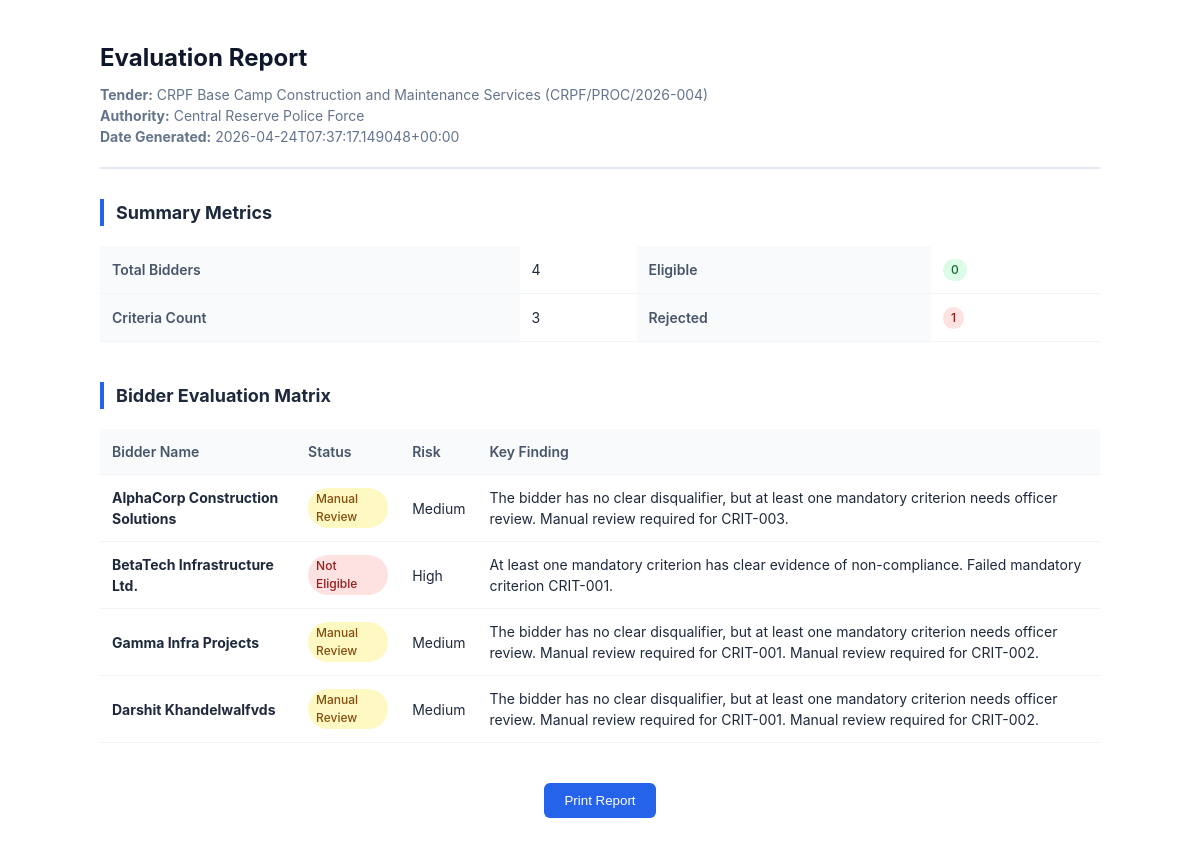
/reports/tender_778d9e0429, run on an earlier commit of the app's database.
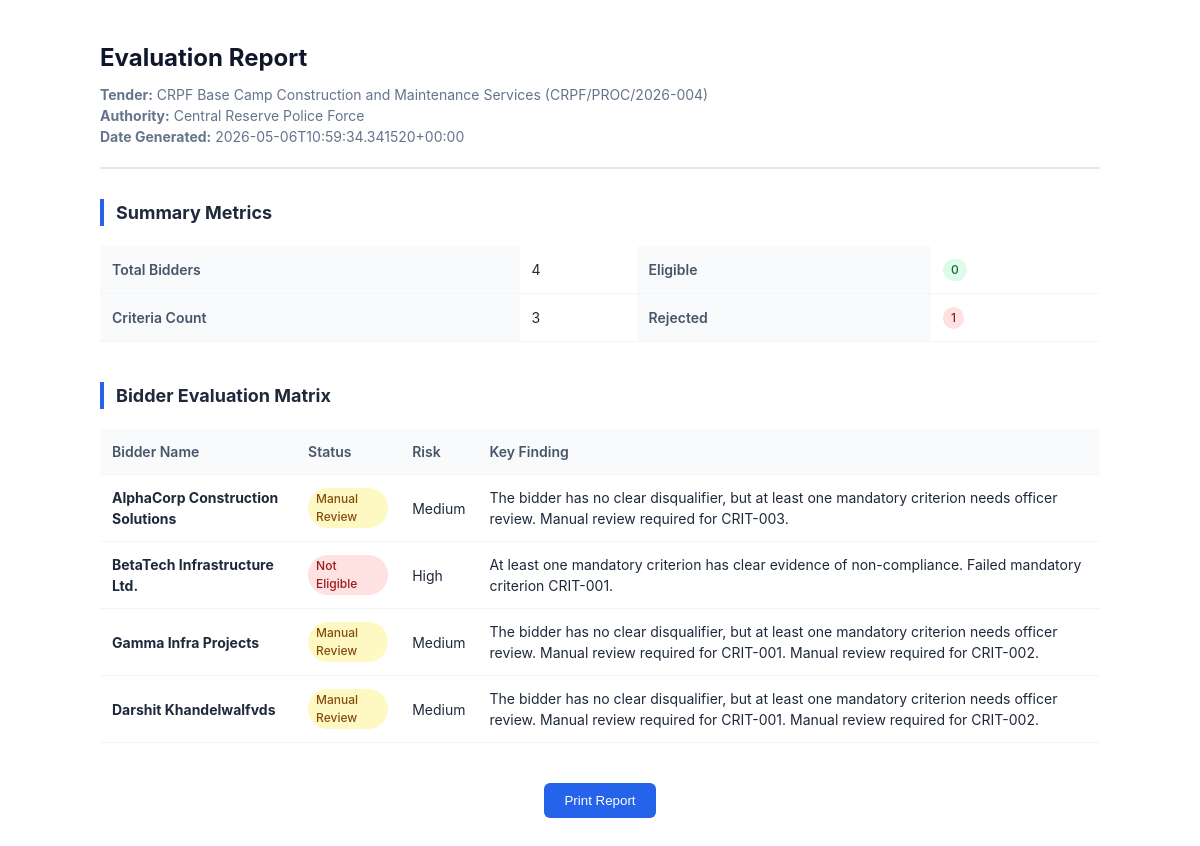
And on a later commit of the database.
### tables this page shows
CREATE TABLE tenders (
                id TEXT PRIMARY KEY,
                title TEXT NOT NULL,
                authority TEXT NOT NULL,
                reference_no TEXT,
                summary TEXT,
                status TEXT NOT NULL,
                ai_mode TEXT NOT NULL,
                created_at TEXT NOT NULL,
                updated_at TEXT NOT NULL
            );

### main.py (the view)
@app.get("/reports/{tender_id}", response_class=HTMLResponse)
def report_view(request: Request, tender_id: str) -> HTMLResponse:
    report = build_report_json(tender_id)
    if not report:
        raise HTTPException(status_code=404, detail="Tender report not found")
    return templates.TemplateResponse(request=request, name="report.html", context={"report": report})

### templates/report.html (shortened to what this page needs)
<!DOCTYPE html>
<html lang="en">
<head>
</head>
<body>
    <div class="header">
        <h1>Evaluation Report</h1>
        <div class="meta">
            <strong>Tender:</strong> {{ report.tender.title }} ({{ report.tender.reference_no }})<br>
            <strong>Authority:</strong> {{ report.tender.authority }}<br>
            <strong>Date Generated:</strong> {{ report.tender.updated_at }}
        </div>
    </div>
    <div class="section">
        <h2>Summary Metrics</h2>
        <table>
            <tr>
                <th>Total Bidders</th>
                <td>{{ report.metrics.bidder_count }}</td>
                <th>Eligible</th>
                <td><span class="badge badge-eligible">{{ report.metrics.eligible_count }}</span></td>
            </tr>
            <tr>
                <th>Criteria Count</th>
                <td>{{ report.metrics.criteria_count }}</td>
                <th>Rejected</th>
                <td><span class="badge badge-not_eligible">{{ report.metrics.rejected_count }}</span></td>
            </tr>
        </table>
    </div>
    <div class="section">
        <h2>Bidder Evaluation Matrix</h2>
        <table>
            <thead>
                <tr>
                    <th>Bidder Name</th>
                    <th>Status</th>
                    <th>Risk</th>
                    <th>Key Finding</th>
                </tr>
            </thead>
            <tbody>
                {% for bidder in report.bidders %}
                <tr>
                    <td><strong>{{ bidder.name }}</strong></td>
                    <td><span class="badge badge-{{ bidder.overall_status }}">{{ bidder.overall_status|replace('_', ' ')|title }}</span></td>
                    <td>{{ bidder.risk_level|title }}</td>
                    <td>{{ bidder.summary }}</td>
                </tr>
                {% endfor %}
            </tbody>
        </table>
    </div>
    <div class="no-print" style="margin-top: 40px; text-align: center;">
        <button onclick="window.print()" style="padding: 10px 20px; background: #2563eb; color: white; border: none; border-radius: 6px; cursor: pointer;">Print Report</button>
    </div>
</body>
</html>

What changed in the data, as far as the page shows it:
changed tenders "CRPF Base Camp Construction and Maintenance Services": tender.updated_at "2026-04-24T07:37:17.149048+00:00" → "2026-05-06T10:59:34.341520+00:00"
